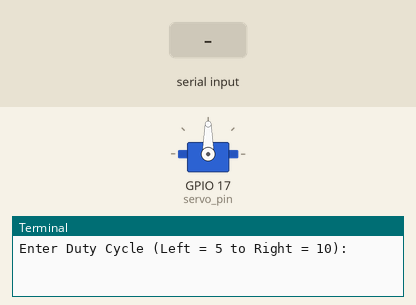
This program was run on a simulated Raspberry Pi (BCM pin numbers). Parts: servo, the last lines printed to the terminal. Inputs (shaded band) come from the test bench. Servo angles are drawn from the pulse width (0.5 ms = 0°, 2.5 ms = 180°).

Above: at 1.2 s.
1.3 s: "5" typed at the terminal, then Enter
At 2.2 s:
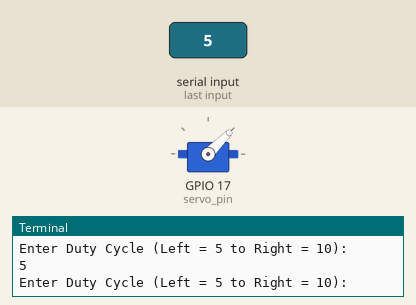
Timing chart, 0 to 4.3 s (numbered marks = the images above; inputs shaded):
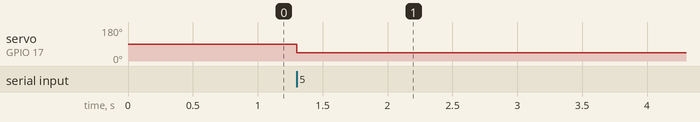

The program:

serv.py
```python
import RPi.GPIO as GPIO
import time

servo_pin = 17
duty_cycle = 7.5     # Should be the centre for a SG90

# Configure the Pi to use pin names (i.e. BCM) and allocate I/O
GPIO.setmode(GPIO.BCM)
GPIO.setup(servo_pin, GPIO.OUT)

# Create PWM channel on the servo pin with a frequency of 50Hz
pwm_servo = GPIO.PWM(servo_pin, 50)
pwm_servo.start(duty_cycle)

try:
    while True:
        duty_cycle = float(input("Enter Duty Cycle (Left = 5 to Right = 10):"))
        pwm_servo.ChangeDutyCycle(duty_cycle)

except KeyboardInterrupt:
    print("CTRL-C: Terminating program.")
finally:
    print("Cleaning up GPIO...")
    GPIO.cleanup()
```

Measured:
- after the input at 1.3 s, servo on GPIO 17 (servo_pin): 90° → 45° at once
